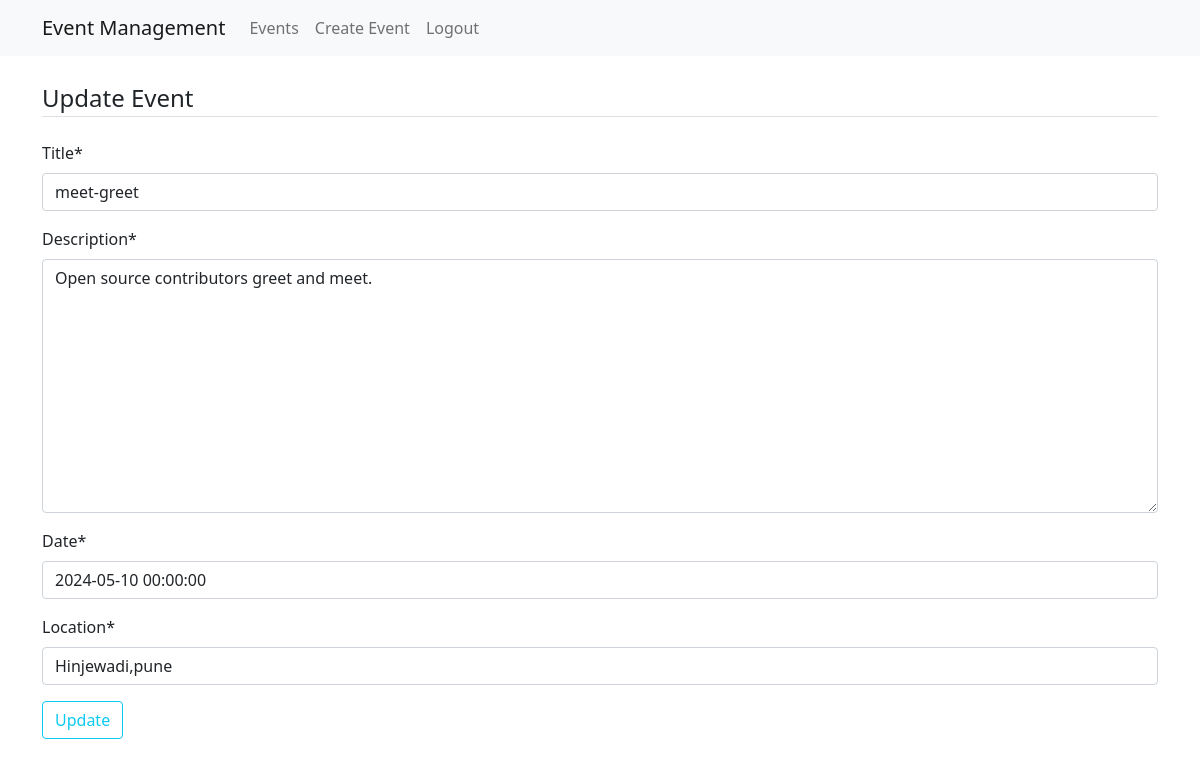
The app's page /event/1/update/ (signed in) with its own data.
### events/models.py (models this page shows, shortened)
class Event(models.Model):
    title = models.CharField(max_length=200)
    description = models.TextField()
    date = models.DateTimeField()
    location = models.CharField(max_length=200)
    organizer = models.ForeignKey(User, on_delete=models.CASCADE)
    created_at = models.DateTimeField(auto_now_add=True)
    updated_at = models.DateTimeField(auto_now=True)

### events/views.py (the view)
# urls.py: path('event/<int:pk>/update/', EventUpdateView.as_view(), name='event-update'),
class EventUpdateView(LoginRequiredMixin, UserPassesTestMixin, UpdateView):
    model = Event
    template_name = 'events/event_form.html'
    fields = ['title', 'description', 'date', 'location']
    def test_func(self):
        event = self.get_object()
        return self.request.user == event.organizer

### templates/events/event_form.html (shortened to what this page needs)
{% extends "base.html" %}
{% load crispy_forms_tags %}
{% block content %}
    <div class="content-section">
        <form method="POST">
            <fieldset class="form-group">
                <legend class="border-bottom mb-4">
                    {% if form.instance.pk %}
                        Update Event
                    {% else %}
                        Create Event
                    {% endif %}
                </legend>
                {{ form|crispy }}
            </fieldset>
            <div class="form-group">
                <button class="btn btn-outline-info" type="submit">
                    {% if form.instance.pk %}
                        Update
                    {% else %}
                        Create
                    {% endif %}
                </button>
            </div>
        </form>
    </div>
{% endblock content %}

### records on screen
Event: title "meet-greet", description "Open source contributors greet and meet.", date "2024-05-10 00:00:00", location "Hinjewadi,pune"
